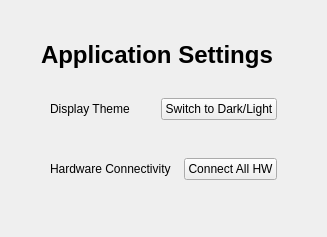
<?xml version="1.0" encoding="UTF-8"?>
<ui version="4.0">
 <class>SettingsPage</class>
 <widget class="QWidget" name="SettingsPage">
  <layout class="QVBoxLayout" name="verticalLayout">
   <item>
    <widget class="QFrame" name="frame_settings">
     <layout class="QVBoxLayout" name="verticalLayout_settings">
      <property name="spacing">
       <number>20</number>
      </property>
      <property name="leftMargin">
       <number>30</number>
      </property>
      <property name="topMargin">
       <number>30</number>
      </property>
      <property name="rightMargin">
       <number>30</number>
      </property>
      <property name="bottomMargin">
       <number>30</number>
      </property>
      <item>
       <widget class="QLabel" name="lbl_settings_title">
        <property name="text">
         <string>Application Settings</string>
        </property>
        <property name="font">
         <font>
          <pointsize>18</pointsize>
          <bold>true</bold>
         </font>
        </property>
       </widget>
      </item>
      <item>
       <widget class="QFrame" name="frame_appearance">
        <layout class="QHBoxLayout" name="horizontalLayout">
         <item>
          <widget class="QLabel" name="lbl_theme">
           <property name="text">
            <string>Display Theme</string>
           </property>
          </widget>
         </item>
         <item>
          <spacer name="spacer">
           <property name="orientation">
            <enum>Qt::Horizontal</enum>
           </property>
          </spacer>
         </item>
         <item>
          <widget class="QPushButton" name="btn_toggle_theme">
           <property name="text">
            <string>Switch to Dark/Light</string>
           </property>
          </widget>
         </item>
        </layout>
       </widget>
      </item>
      <item>
       <widget class="QFrame" name="frame_hardware">
        <layout class="QHBoxLayout" name="horizontalLayout_2">
         <item>
          <widget class="QLabel" name="lbl_hardware">
           <property name="text">
            <string>Hardware Connectivity</string>
           </property>
          </widget>
         </item>
         <item>
          <spacer name="spacer_2">
           <property name="orientation">
            <enum>Qt::Horizontal</enum>
           </property>
          </spacer>
         </item>
         <item>
          <widget class="QPushButton" name="btn_connect_all">
           <property name="text">
            <string>Connect All HW</string>
           </property>
          </widget>
         </item>
        </layout>
       </widget>
      </item>
      <item>
       <spacer name="spacer_bottom">
        <property name="orientation">
         <enum>Qt::Vertical</enum>
        </property>
       </spacer>
      </item>
     </layout>
    </widget>
   </item>
  </layout>
 </widget>
 <resources/>
 <connections/>
</ui>
